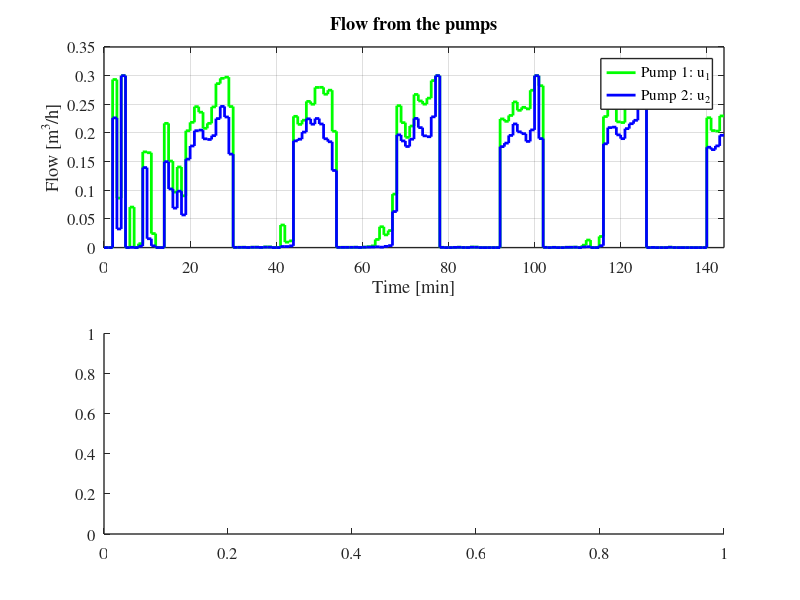

Write the MATLAB code that produced this figure. (Note: this script raises an error after producing the figure.)
%% For Plotting Controller

clc; clear all; close all;

load data_control_predictor

set(0, 'DefaultLineLineWidth',2);
set(0, 'DefaultaxesLineWidth',1);
set(0, 'DefaultaxesFontSize',12);
set(0, 'DefaultTextFontSize',12);
set(0, 'DefaultAxesFontName','Times');


% rho_fluid=997;  % [kg/m^3] Density of water
% g=9.81;      % [m/s^2] Gravitational constant
% P_val_0_noise=(rho_fluid*g)*H_TANK_noise/1e5;
% P_val_esti=(rho_fluid*g)*H_TANK_esti/1e5;



t=TIME;
t_Hp=TIME_HP;

C=C_HP;

d4=D_TAU;

p1=P_BAR(1,:);
p6=P_BAR(5,:);



d1=U_con(1,:);
d6=U_con(2,:);

p2=P_BAR(2,:);
p5=P_BAR(4,:);


d2=DC_HP(1,:);
d5=DC_HP(2,:);


p4=P_val_0(1:end-1);
p4_noise=P_val_0_noise(1:end-1);
p4_esti=P_val_esti;

h4=H_TANK(1:end-1);
h4_noise=H_TANK_noise(1:end-1);
h4_esti=H_TANK_esti;


p3=P_BAR(3,:);



q1=Q_C(1,:);
q4=Q_C(2,:);



q2=Q_T(1,:);
q3=Q_T(2,:);
q5=Q_T(3,:);
q6=Q_T(4,:);
q7=Q_T(5,:);



figure
subplot(2,1,1)
stairs(t_Hp,d1,'g','LineWidth',2);
hold on
stairs(t_Hp,d6,'b','LineWidth',2);
hold off
xlabel('Time [min]');ylabel('Flow [m^3/h]')
lgd=legend('Pump 1: u_1','Pump 2: u_2');
title('Flow from the pumps');
xlim([0 T_min]);
grid

subplot(2,1,2)
yyaxis left
plot(t,h4,'g');
xlabel('Time [min]');ylabel('Level [m]')
hold on
yyaxis right
stairs(t_Hp,C,'r','LineWidth',2);
ylim([0.7 1.4]);
ylabel('Price [DKK/kW min]')
lgd=legend('Tank Level: h_4','Price of electricity');
title('Level of water in the tank');
xlim([0 T_min]);
grid





figure
subplot(2,1,1)
plot(t,-d2,'g',t,-d5,'b');
xlabel('Time [min]');ylabel('Flow [m^3/h]')
lgd=legend('Consumer 1: -d_2','Consumer 2: -d_5');
title('Flow to the consumers');
xlim([0 T_min]);
grid

subplot(2,1,2)
stairs(t_Hp,C,'r','LineWidth',2);
xlabel('Time [min]');ylabel('Price [DKK/kW min]')
lgd=legend('Price');
title('Price of electricity');
xlim([0 T_min]);
grid


figure
subplot(2,1,2)
plot(t,-(d2+d5),'b',time_plot,-D_esti,'g:');
xlabel('Time [min]');ylabel('Flow [m^3/h]')
lgd=legend('Actual consumer demand','Estimated consumer demand from Kalman filter');
title('Comparison of actual consumer demand and estimated consumer demand from Kalman filter predictor');
xlim([0 T_min]);
grid

subplot(2,1,1)
plot(t,p4_noise,'b',t,p4,'r',time_plot,p4_esti,'g:');
xlabel('Time [min]');ylabel('Pressure [bar]')
lgd=legend('Measurement with noise','Measurement','Kalman filter estimate');
title('Comparison of actual tank pressure measurement and estimated measurement from Kalman filter predictor');
xlim([0 T_min]);
grid